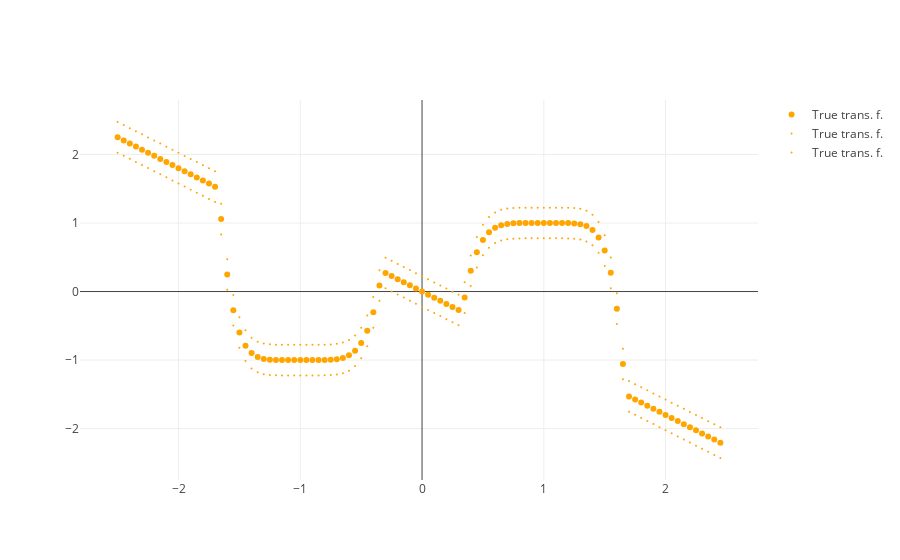
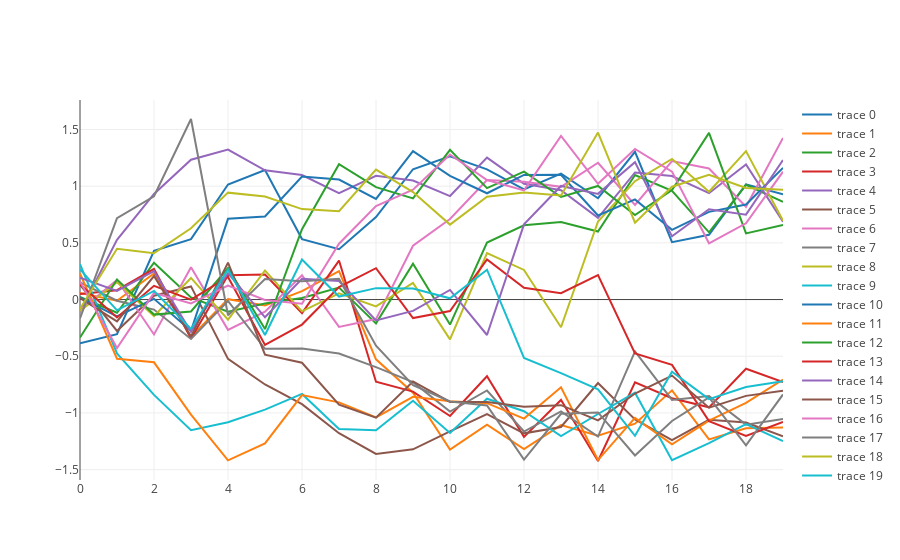

Notebook code cell kept with these figures, in order:
### Code cell
kwells_params = OrderedDict()
kwells_params["rseed"] = 1234 # Happens to creates balanced training set in the first 8 trials in y
kwells_params["Ny"] = 500
kwells_params["T"] = 20
kwells_params["slope"] = -0.9
kwells_params["Sigma_eps"] = 5e-2
kwells_params["well_locs"] = np.array([1.0, -1.0])
kwells_params["well_width"] = 3
kwells_params["Sigma_nu"] = 1e-3
kwells_params["mu_0_0"] = 0.
kwells_params["Sigma_0_0"] = 1e-4


# Generate trials and collect them into [D x T x N] array
np.random.seed(kwells_params["rseed"])
all_trials_x = []
all_trials_y = []
for n in range(kwells_params["Ny"]):
    x,y = kwells_draw_trial(transform_func = (lambda x: x**3), **kwells_params)
    
    all_trials_x.append(x[:,:,None])
    all_trials_y.append(y[:,:,None])
    
x = np.concatenate(all_trials_x, axis=2)
y = np.concatenate(all_trials_y, axis=2)

# Swap around trials to ensure balanced training sets
cur_trial = 0
cur_trial_type = 1.
while cur_trial < 0.4*kwells_params["Ny"]:
    # If current trial is not correct type, switch it with one that is
    if not (np.mean(y[:,(kwells_params["T"]-4):,cur_trial]) * cur_trial_type > 0.2):
        switch_trial = cur_trial+1
        while (not (np.mean(y[:,(kwells_params["T"]-4):,switch_trial]) * cur_trial_type > 0.2)):
            switch_trial += 2
            
        tmp = np.copy(y[:,:,switch_trial])
        y[:,:,switch_trial] = np.copy(y[:,:,cur_trial])
        y[:,:,cur_trial] = tmp
        
        tmp = np.copy(x[:,:,switch_trial])
        x[:,:,switch_trial] = np.copy(x[:,:,cur_trial])
        x[:,:,cur_trial] = tmp
        
    #print np.mean(y[:,(kwells_params["T"]-4):,cur_trial]) * cur_trial_type
    cur_trial += 1
    cur_trial_type *= -1.

plots_by_run = []
for v in range(20):
    plots_by_run.append(
        plt_type.Scatter(x=np.squeeze(np.arange(kwells_params["T"])), 
                      y=np.squeeze(x[:,:,v]), 
                      mode='lines')
    )
    
    
print rmse(pred_lin_AR1(y[:,:,200:], y[:,:,:50], cutoff=None), y[:,:,200:])
    
    
xstar = np.atleast_2d(np.arange(-2.5,2.5,0.05))
true_tr_vals = kwells_true_tr_fnc(xstar, **kwells_params)

#set_trace()

plt([plt_type.Scatter(x=np.squeeze(xstar), 
                  y=np.squeeze(true_tr_vals), mode='markers', name = 'True trans. f.',
                  marker=dict(color='orange')),
 plt_type.Scatter(x=np.squeeze(xstar), 
                  y=np.squeeze(true_tr_vals+np.sqrt(kwells_params["Sigma_eps"])), mode='markers', name = 'True trans. f.',
                  marker=dict(color='orange', size=2)),
 plt_type.Scatter(x=np.squeeze(xstar), 
                  y=np.squeeze(true_tr_vals-np.sqrt(kwells_params["Sigma_eps"])), mode='markers', name = 'True trans. f.',
                  marker=dict(color='orange', size=2))
     ])

plt(plots_by_run)
